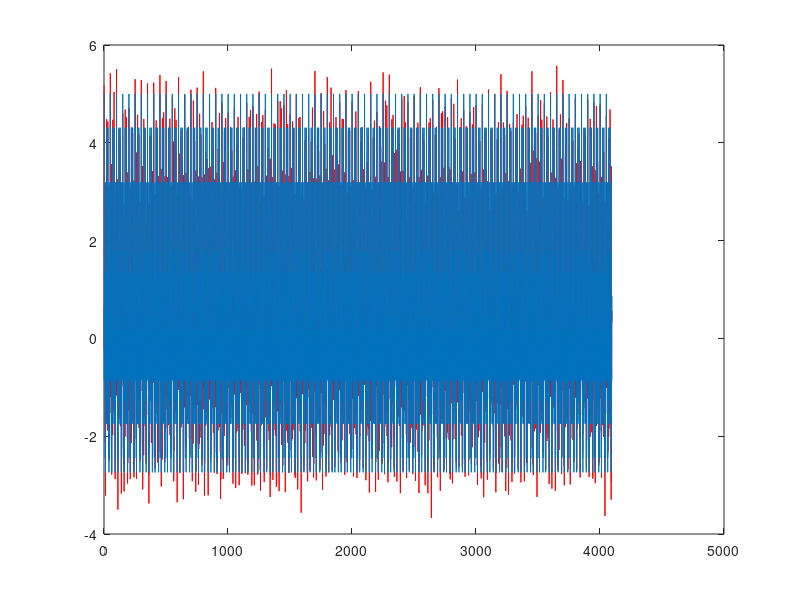
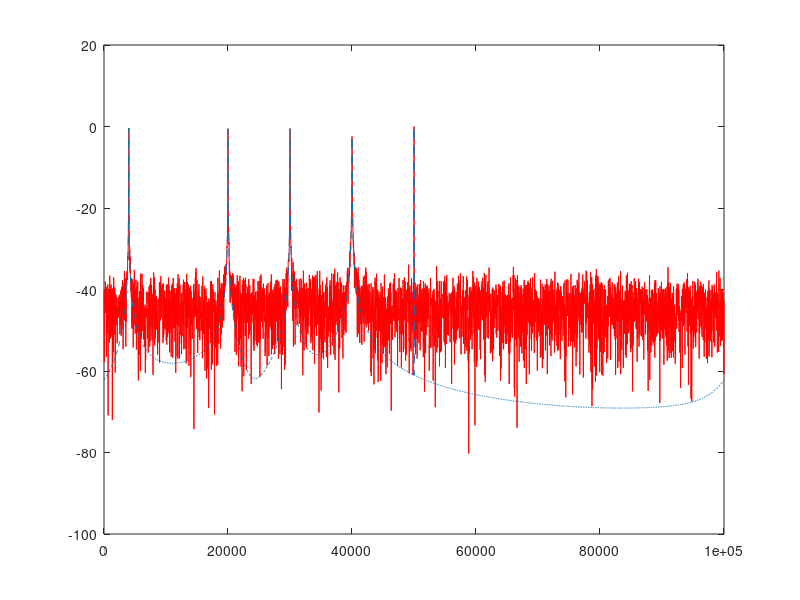

Here is the MATLAB script that generated these plots, in order:
% Bc. Lubomir Jagos, 5.4.2017
%
close all;

% usrp fs = 100MHz
fftLen = 4096;
interpolation = 1000;

%baseband signal oversampling, baseband = fs_usrp/interpolation
%signal BW = baseband / oversample
oversample = 2;

fs = 100e6/interpolation;
ds = 1/fs;

t = [0:fftLen-1] .* ds;
fc1 = 20e3;
fc2 = 30e3;
fc3 = 40e3;
fc4 = 50e3;
fc5 = 4e3;
sine1 = exp(2*pi*fc1*1j .* t)
sine2 = exp(2*pi*fc2*1j .* t)
sine3 = exp(2*pi*fc3*1j .* t)
sine4 = exp(2*pi*fc4*1j .* t)
sine5 = exp(2*pi*fc5*1j .* t)
%sine5 = 0.5*hilbert(sawtooth(2*pi*fc5*t));          %sawtooth aby som videl co to zrobi
                                                    %POZOR v spektre su
                                                    %harmonicke cize
                                                    %4,8,12,16,20,24,...
                                                    %kHz
sine = sine1 + sine2 + sine3 + sine4 + sine5;

%priprava na vypocet celkoveho vykonu signalu, najprv musim umocnit
%jednotlive nasnimane hodnoty (je jedno ci v casovej alebo frekvencnej
%oblasti) a potom kazdu vzorku vydelit dlzkou FFT, aby som dostal realne
%hodnoty
sigPwr = (fft(sine).^2 ) ./ fftLen;

% PRE SPRAVNE AWGN() JE NUTNE ZADAT SPRAVNU HODNOTU ENERGIE SIGNALU!

sineNoise = awgn(sine,50,10*log10(sum(abs(sine.^2))));
sigPwrNoise = (fft(sineNoise).^2)./fftLen;

specX = linspace(0,fs,fftLen);

figure;
plot(real(sineNoise),'r'); hold on;
plot(real(sine)); hold off;
figure;
plot(specX, 20*log10(abs(fft(sineNoise))/fftLen),'r'); hold on;
plot(specX, 20*log10(abs(fft(sine))/fftLen),'--'); hold off;


%vykon signalu je merany v signal processingu nad 1Ohm takze staci scitat a
%zlogaritmovat mocniny zosnimanych vzorkov. VYSLEDKY SA MUSIA ROVNAT

disp('Signal power from fft spec dBW');
10*log10(sum(abs(sigPwr)))
disp('Signal power of noisy sinewave, freq domain dBW');
10*log10(sum(abs(sigPwrNoise)))
disp('Signal power from time domain dBW');
10*log10(sum(abs(sine.^2)))
disp('Signal power of noisy sinewave, time domain dBW');
10*log10(sum(abs(sineNoise.^2)))
disp('Noise power dBW');
noisePwr = 10*log10(sum(abs(sineNoise.^2)) - sum(abs(sine.^2)))


%toto je len moja uvaha, a asi to ani nie je dobre, ale doriesit to!
disp('Average energy of noise component')
10^(noisePwr/10)/fftLen    %divided two times, first to get real power in real world second time to get for one spectral component
                                  %ak ma nejaka nosna ampl. 1 a su styri,
                                  %tak dokopy je to vykon 4W ak je SNR =
                                  %10dB, tak na kazdej nosnej bude mat sum
                                  %desatinu celkoveho vykonu, tj. zhruba
                                  %4*0.1 = 0.4V na kazdej nosnej, to je len
                                  %tak priblizne vysvetlene





